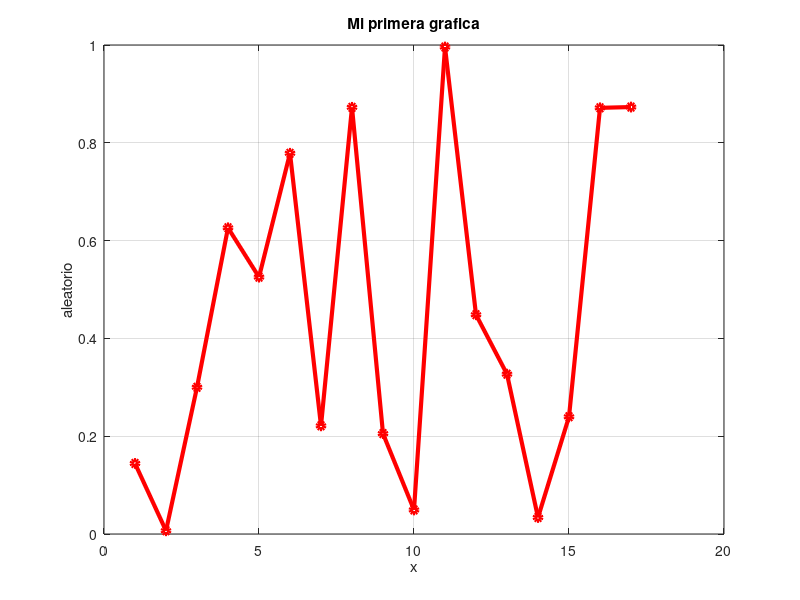
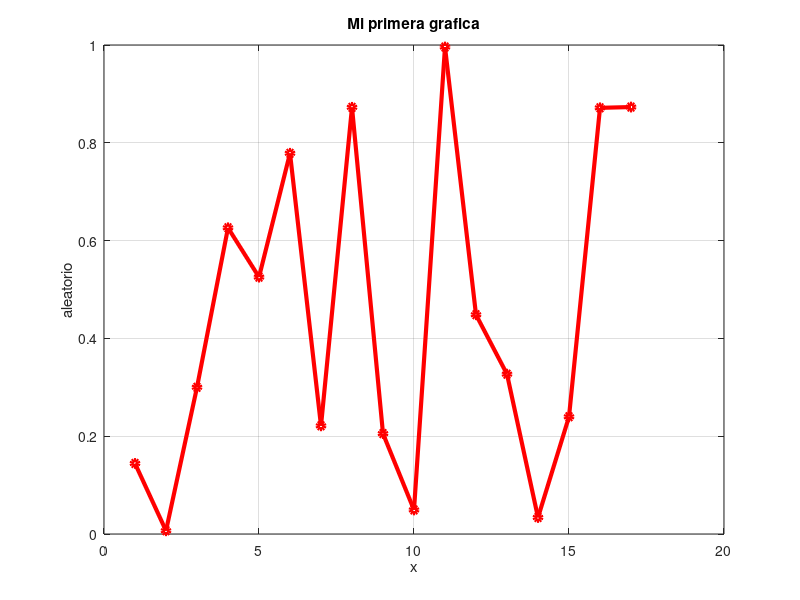
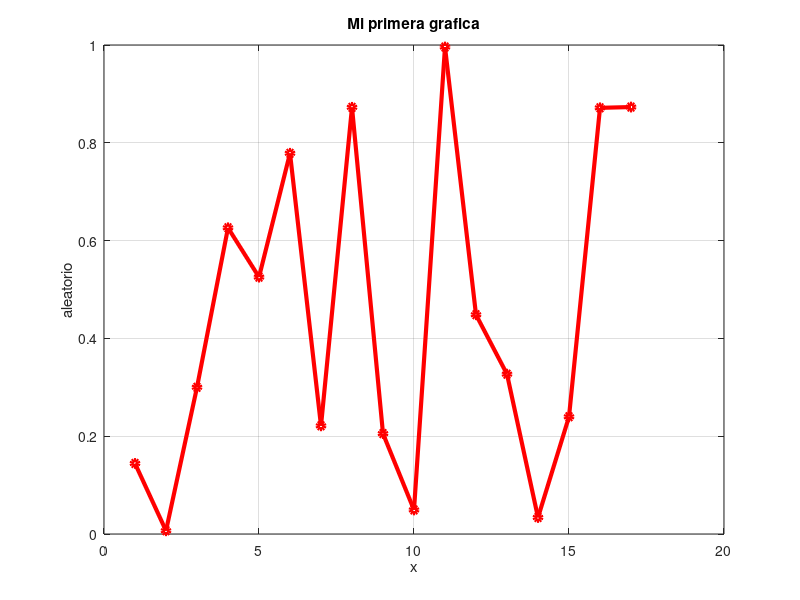

Recreate these plots in MATLAB, in order.
% Clase 2

% Pedro Jose Leal
clc;
clear;

disp('Sea a la suma de 3 veces 7')

a = 7 + 7 + 7

disp('Sea y la multiplicación de tres veces 7 ')

y = 7*7*7


x = a/y;

disp('La división de la suma y la multiplicación en format long: ')

format long
disp(x)

disp('Y en formato short: ')
format short
disp(x)

disp('Tambien estan las funciones usuales como exponencial de 10')
disp(exp(10))

disp('O logaritmo Natural de 2.7183')
disp(log(2.7183))

disp('Tambien en base 10')
disp(log10(2.7183))

disp('Ademas, se pueden usar numeros usuales como pi y función de sin')

disp(sin(pi))

disp('Las funciones trigonometricas estan en radianes')

disp('De igual manera estan las funciones inversas trigonometricas')

disp('como asin(1)')

disp(asin(1))

disp('De igual forma esta la raiz en numero complejo como sqrt de -17')

disp(sqrt(-17))

disp('Se encuentra la aritmetica de los complejos')

disp(sqrt(-1) + sqrt(-10))

disp('O poner como exponente un numero complejo')
disp(exp(sqrt(-5)))

disp('Para vectores')

u = [2 -3 5]



v = [4 -6 8]


disp('Suma de vectores y resta')

disp(u + v)
disp(u - v)

disp('Igual que multiplicar por escalares 2*u -(-5)*v')

disp(2*u - (-5)*v)

disp('Para transponer los vectores se les pone una comilla')
v'

disp('Y el producto tensorial')
u.*v

disp('Se usa el punto en una matriz para que se evalue por componente')

disp(u.^2)

disp('Para sumar los valores de u')

disp(sum(u))

disp('Para tomar la norma')

disp(sqrt(sum(u.^2)))

disp(norm(u))

disp('Se puede tomar los valores de las operaciones')
disp(cos(u))

disp('Para crear un rango')
t = 0:1:10;

disp('El tamaño es :')
disp(t)

disp('Espaciado lineal')
disp(linspace(1, 10, 10))

disp('Para que dos vectores se puedan sumar deben ser de la misma dimensión')

disp('Esta dot que me da el producto punto y cross el producto vectorial')

disp('%%%%%%%%%%%%%%%%%%%%%%%%%%%%%%%%%%%%%%%%%%%%%%%%%%%%')
disp('Matrices')

disp('Sea la matriz')
M = [2 -3 4; 4 5 -7; 8 9 10]

disp('Su tamaño es')
size(M)

disp('Se define una nueva matriz')
M1 = [0 -3 1; 4 -5 -7; -8 -9 1]

disp('la suma de matrices')
M + M1

disp('La resta de matrices')
M - M1

disp('Tambien se puede multiplicar por escalares 2*M - (-4)*M1')
2*M - (-4)*M1

disp('Para M al cuadrado por componentes')

M.^2


disp('Para tomar la primera linea del arreglo')

M(1,:)

disp('Tomando la sub matriz')

M(1:2, 1:2)

disp('Se puede crear matrices nxn de ceros, unos y diagonales')

zeros(5, 5)
ones(5, 5)
eye(5, 5)

disp('Se apuede crear matrices con valores aleatorios de 0 y 1')

rand(5, 5)

disp('Se puede tomar la inversa')

inv(M)

disp('Recordando que la inversa por la matriz debe dar la indentidad')

inv(M)*M

disp('Creando una matriz apartir del producto de dos vectores')

u'*v

disp('Para solucionar un sistema de ecuaciones se toma la matriz')

disp('Debe ser igual al vector')

W = [0 -1 2]

disp('Mirando el determinante del M')

det(M)

disp('Como su determinante es diferente de 0, se puede solucionar')

X = M\W'

disp('Los autovalores y los autovectores de una matriz se puede encontrar como')

[V, lambda]= eig(M)

disp('Sea x1 y y1')
x1 = [1 2 3 4 5 6 7 8 9 10 11 12 13 14 15 16 17]
y1 = rand(1, 17)

disp('La grafica se puede realizar con plot')

plot(x1, y1, 'ro-', 'markersize', 5, 'linewidth', 3)
grid on
xlabel('x')
ylabel('aleatorio')
title('Mi primera grafica')

disp('Para guardar la grafica se usa el comando')
print -djpeg -r100 Mi_grafica1.jpeg
print -dpdf -r100 Mi_grafica1.pdf
print -dpng -r100 Mi_grafica1.png